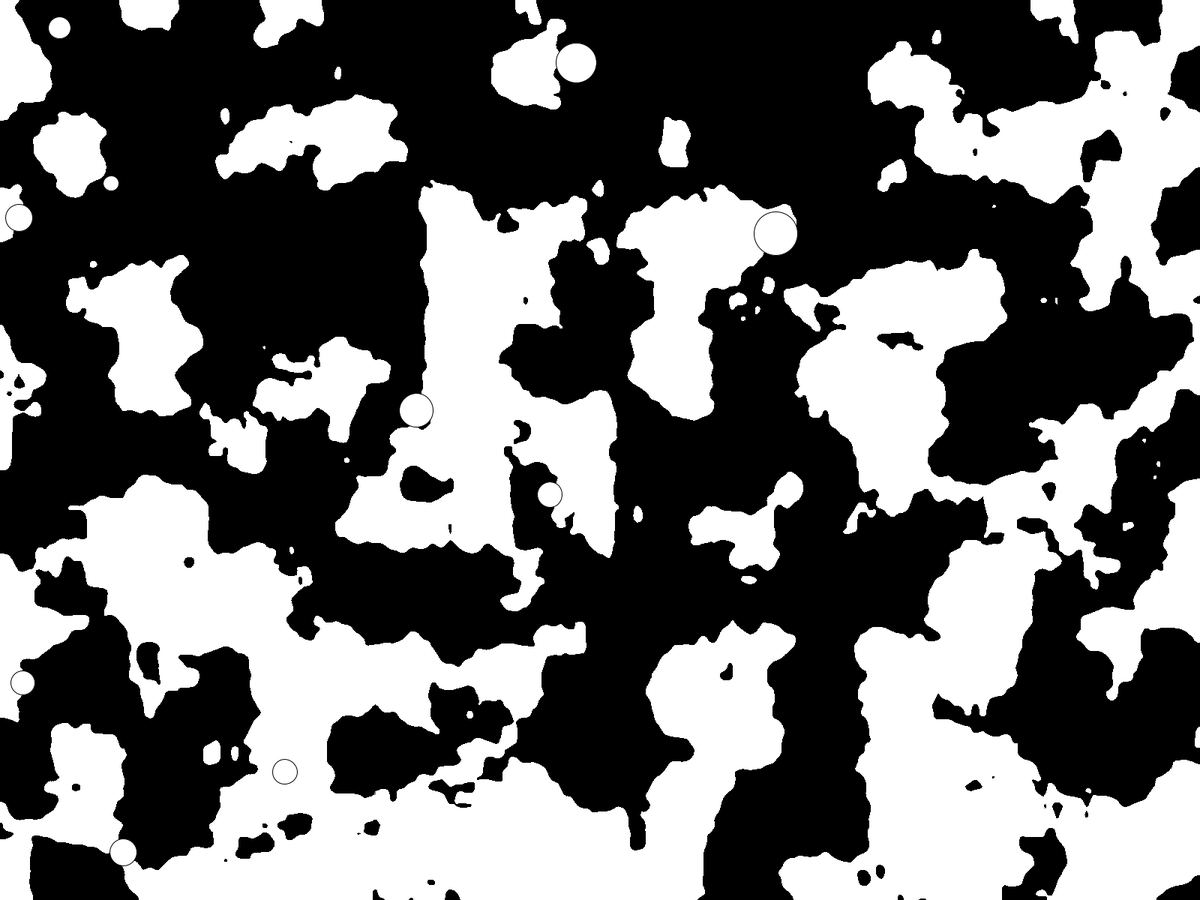
Frame 1 (no input)
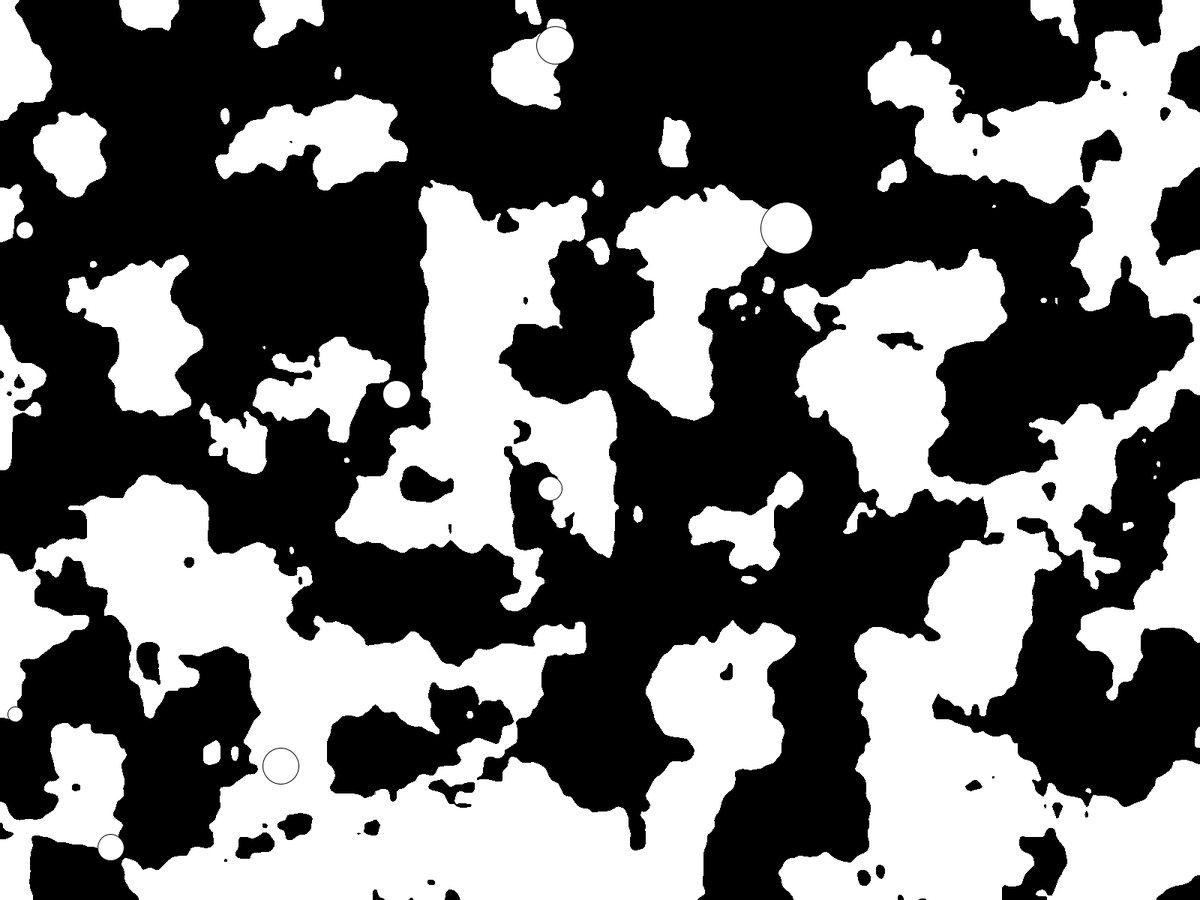
Frame 60 (the mouse pressed at the canvas centre just before this capture)
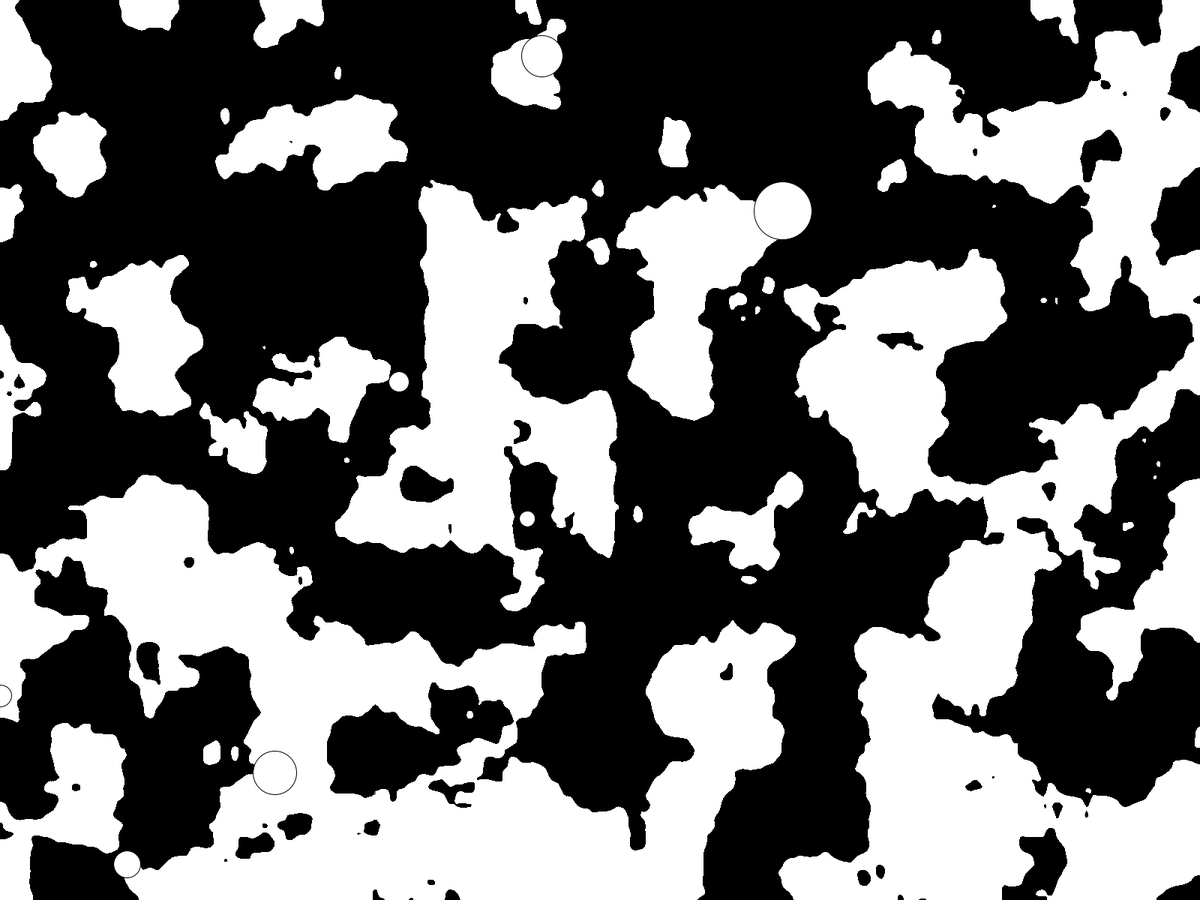
Frame 120 (the mouse held since frame 60 and released just before this capture)

The Processing sketch that drew these frames (run headless with seeded random() and noise(); from frame 60 on, the mouse is pressed at the canvas centre):

// Processing sketch: splitballs
// ── splitballs.pde
ArrayList<ball> balls = new ArrayList();
float[][] food;
PImage background;
void setup() {
  fullScreen();
  background = createImage(width,height,RGB);
  food = new float[width][height];
  for (int i=0; i <10; i++) {
    balls.add(new ball(random(0,width),random(0,height),random(10,30)));
  }
  loadPixels();
  for (float i = 0; i<width; i++) {
    for (float j = 0; j<height; j++) {
      float value = noise(i/100,j/100);
      food[int(i)][int(j)] =noise(i/100,j/100);
      if (value>0.5) {
        background.pixels[int(i)+int(j)*width] = color(255);
      }
      else {
        background.pixels[int(i)+int(j)*width] = color(0);
      }
    }
  }
  updatePixels();
}

void draw() {
  background(0);
  image(background,0,0);
  fill(255);
  for (int i =balls.size()-1; i>=0 ; i--) {
    ball b= balls.get(i);
    b.show();
    b.update();
    if (b.del) {balls.remove(i);}
  }
}

// ── ball.pde
class ball {
  PVector pos = new PVector(width/2,height/2);
  float r;
  boolean del = false;
  ball(float x, float y, float r) {
    pos.x=x;
    pos.y=y;
    this.r = r;
  }
  void show() {
    fill(255);
    circle(pos.x, pos.y,r*2);
  }
  void update() {
    pos.x+=random(-5,5);
    pos.y+=random(-5,5);
    if (pos.x>=width) {pos.x=width-1;}
    if (pos.x<=0) {pos.x=1;}
    if (pos.y>=height) {pos.y=height-1;}
    if (pos.y<=0) {pos.y=1;}
    r+=food[int(pos.x)][int(pos.y)]-0.5;
    if(r>40) {
      del = true;
      PVector dir = PVector.random2D();
      dir.mult(20);
      balls.add(new ball(pos.x+dir.x,pos.y+dir.y,20));
      balls.add(new ball(pos.x-dir.x,pos.y-dir.y,20));
    }
    if (r<10) {del=true;}
    for (ball b: balls) {
      if (dist(pos.x,pos.y,b.pos.x,b.pos.y) < r+b.r && pos.x!=b.pos.x) {
        PVector dir = PVector.random2D();
        dir.mult(r);
        pos.x+=dir.x;
        pos.y+=dir.y;
        b.pos.x -= dir.x;
        b.pos.y -= dir.y;
      }
    }
  }
}
